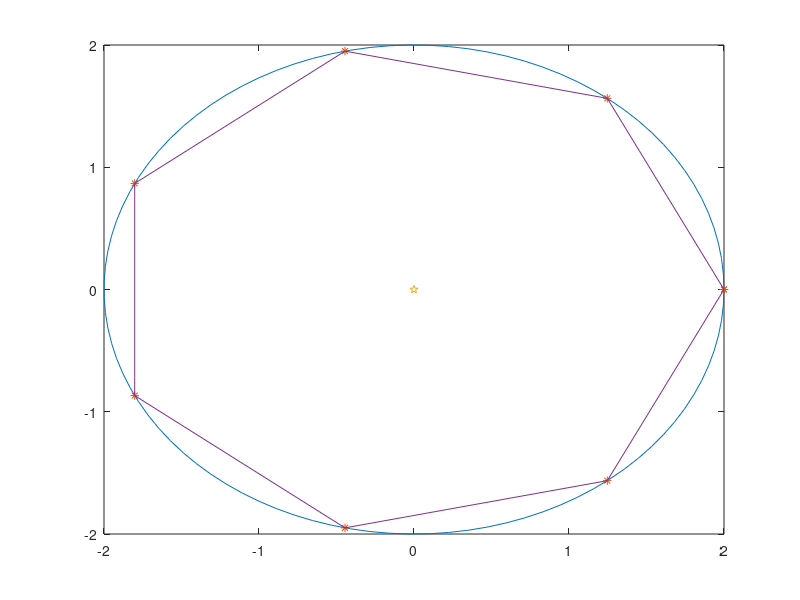

Here is the MATLAB script that generated this plot: (Note: this script raises an error after producing the figure.)
% this script has the aim to make a consensus average on the position of
% the UGV; the assumption is that the formation has been achieved and all
% the drones are correctly oriented, pointing towards the UGV
clear 
close all

%% initialize UGV struct

ugv.xw = 0;  ugv.yw = 0; ugv.hw = 0;    % robot position and orientation wrt world frame (UGV frame)


n=7;             % number of vertex of the regular polygon formation 
r=2;             % ray associated to the formatioon
x = ugv.xw;      % coordinate for the centre of the formation
y = ugv.yw;

% plotting the initial condition associated to the formation

%% plotting stuff...
convex_hull = zeros(n,2).';
point = zeros(2,1);

% using this formulation, i am assuming that there is an agent in
% coordinate (rho,0); all the other agents are disposed starting from this
% coordinate

for i = 0:n
       point(1) = x + r * cos(2 * pi * i / n);    
       point(2) = y + r * sin(2 * pi * i / n); 
       point = point.';
       convex_hull(1, i+1) = point(1);
       convex_hull(2, i+1) = point(2);  
end

% circumbscribed circle
ray = r;
xc = x;
yc = y;
theta = linspace(0,2*pi);
x = ray*cos(theta) + xc;
y = ray*sin(theta) + yc;

% convexhull definition given the vertix of the geometric pattern of the
% UAV formation
convex_hull = convex_hull.';
[k,av] = convhull(convex_hull);
plot(x,y)
hold on
plot(convex_hull(:,1),convex_hull(:,2),'*')
hold on
plot(ugv.xw, ugv.yw, 'p')
plot(convex_hull(k,1),convex_hull(k,2))


%% no, starting from the ideally described situation, the following code retrieve the 
% 2D position into the image plane of the point on the surface of the UGV, 
% that are successively used to compute the relative pose of the UAVs wrt
% UGV
 
close all 

% UGV point representation
yn = zeros(n,1);
x_result = zeros(n,1);
y_result = zeros(n,1);

% Point1 representation
point_1x = zeros(n,1);
point_1y = zeros(n,1);
point_1_bool = zeros(n,1);

% Point2 representation
point_2x = zeros(n,1);
point_2y = zeros(n,1);
point_2_bool = zeros(n,1);

% Point3 representation
point_3x = zeros(n,1);
point_3y = zeros(n,1);
point_3_bool = zeros(n,1);

% Point4 representation
point_4x = zeros(n,1);
point_4y = zeros(n,1);
point_4_bool = zeros(n,1);

%UGV_pos = [0; 0; 0]; % the ugv is the "world frame" for the AGV
% as initial condition we are considering that the UGV starts to move in
% the origin of the world reference frame

P1 = [0.2; 0.15; 0.2]; %[m] 
P2 = [0.2; -0.15; 0.2]; %[m]
P3 = [-0.2; -0.15; 0.2]; %[m]
P4 = [-0.2; 0.15; 0.2]; %[m]
height = 1.5;

for i = 1:n
    yaw_angle = pi+2*pi*(i-1)/n;
    [yn(i),x_result(i),y_result(i)] = computeCameraImage([convex_hull(i,1) convex_hull(i,2) height],[0 0 yaw_angle],[ugv.xw ugv.yw 0]);
    [point_1_bool(i),point_1x(i),point_1y(i)] = computeCameraImage([convex_hull(i,1) convex_hull(i,2) height],[0 0 yaw_angle],P1.');
    [point_2_bool(i),point_2x(i),point_2y(i)] = computeCameraImage([convex_hull(i,1) convex_hull(i,2) height],[0 0 yaw_angle],P2.');
    [point_3_bool(i),point_3x(i),point_3y(i)] = computeCameraImage([convex_hull(i,1) convex_hull(i,2) height],[0 0 yaw_angle],P3.');
    [point_4_bool(i),point_4x(i),point_4y(i)] = computeCameraImage([convex_hull(i,1) convex_hull(i,2) height],[0 0 yaw_angle],P4.');
end
 
%example: which UAV do you want to plot? (choose between 1 and n)
k = 7;
plotting_image_point(yn(k), point_1_bool(k), point_2_bool(k), point_3_bool(k), point_4_bool(k),x_result(k),y_result(k),point_1x(k),point_1y(k), point_2x(k),point_2y(k),point_3x(k),point_3y(k), point_4x(k),point_4y(k))

%% In this section, the pose of each drone is recovered
close all

droneLocation = cell(n,1);
droneOrientation = cell(n,1);
estimated_x = zeros(n,1);
estimated_y = zeros(n,1);
for i=1:n
    [droneLocation{i,1},droneOrientation{i,1}] = PoseReconstruction([point_1x(i) point_1y(i); point_2x(i) point_2y(i); point_3x(i) point_3y(i); point_4x(i) point_4y(i)]);
    estimated_x(i) = droneLocation{i,1}(1);
    estimated_y(i) = droneLocation{i,1}(2);
end

% plotting stuff
convex_hull_estimated = zeros(n,2).';
for i = 1:n
       convex_hull_estimated(1, i+1) = estimated_x(i);
       convex_hull_estimated(2, i+1) = estimated_y(i);  
end

convex_hull_estimated = convex_hull_estimated.';
[k,av] = convhull(convex_hull_estimated);

plot(convex_hull(:,1),convex_hull(:,2),'*')
hold on
plot(ugv.xw, ugv.yw, 'p')
plot(convex_hull(k,1),convex_hull(k,2))
hold on
plot(convex_hull_estimated(:,1),convex_hull_estimated(:,2),'*')
hold on
plot(convex_hull_estimated(k,1),convex_hull_estimated(k,2))

%% now, we move the UGV of 0.5 on x direction; y,z are still equivalent to zero 

close all
ugv.xw = 0.5;  ugv.yw = 0; ugv.zw = 0;

% since we are doing the same thing as before, after the motion of the UGV,
% we reuse the same variable; we change only the final result variable, 
% so as to distinguish the resulta to that obtained before

% since computerCameraImage want the position of the UGV wrt world 
% reference frame, we must consider the induced motion also for the points 
% used for the homography 

P1 = [0.2+ugv.xw; 0.15+ugv.yw; 0.2+ugv.zw]; %[m]
P2 = [0.2+ugv.xw; -0.15+ugv.yw; 0.2+ugv.zw]; %[m]
P3 = [-0.2+ugv.xw; -0.15+ugv.yw; 0.2+ugv.zw]; %[m]
P4 = [-0.2+ugv.xw; 0.15+ugv.yw; 0.2+ugv.zw]; %[m]
height = 1.5;

for i = 1:n
    yaw_angle = pi+2*pi*(i-1)/n;
    [yn(i),x_result(i),y_result(i)] = computeCameraImage([convex_hull(i,1) convex_hull(i,2) height],[0 0 yaw_angle],[ugv.xw ugv.yw 0]);
    [point_1_bool(i),point_1x(i),point_1y(i)] = computeCameraImage([convex_hull(i,1) convex_hull(i,2) height],[0 0 yaw_angle],P1.');
    [point_2_bool(i),point_2x(i),point_2y(i)] = computeCameraImage([convex_hull(i,1) convex_hull(i,2) height],[0 0 yaw_angle],P2.');
    [point_3_bool(i),point_3x(i),point_3y(i)] = computeCameraImage([convex_hull(i,1) convex_hull(i,2) height],[0 0 yaw_angle],P3.');
    [point_4_bool(i),point_4x(i),point_4y(i)] = computeCameraImage([convex_hull(i,1) convex_hull(i,2) height],[0 0 yaw_angle],P4.');
end

droneLocation2 = cell(n,1);
droneOrientation2 = cell(n,1);
estimated_x2 = zeros(n,1);
estimated_y2 = zeros(n,1);
for i=1:n
    [droneLocation2{i,1},droneOrientation2{i,1}] = PoseReconstruction([point_1x(i) point_1y(i); point_2x(i) point_2y(i); point_3x(i) point_3y(i); point_4x(i) point_4y(i)]);
    estimated_x2(i) = droneLocation2{i,1}(1);
    estimated_y2(i) = droneLocation2{i,1}(2);
end

x_variation = zeros(n,1);
y_variation = zeros(n,1);
for i=1:n
    x_variation(i) = estimated_x2(i) - estimated_x(i);
    y_variation(i) = estimated_y2(i) - estimated_y(i);
end

% x_variation, y_variation represent the variable that include 
% the motion difference that each UGV see in two different temporal instant

% x_variation
% y_variation

%% now, we define the graph in which construct the average consensus

% we recall here the graph of our network; in our case the sensor network
% consist in n different agent, where each agent is linked with its 
% two adiacent agent that are described in the formation

% initilize the nodes; the adjacency matrix is 
% A = adjacency matrix
close all
A = zeros(n,n);
for i = 1: n
    for j = 1: n
        if i == 1
            A(i,i+1) = 1;
            A(i, n) = 1;
        elseif i == n
            A(i,1) = 1;
            A(i,n-1) = 1;
        else
            A(i,i-1) = 1;
            A(i,i+1) = 1;
        end
    end
end

G = graph(A);
h = plot(G);
layout(h,'subspace')


% now we define the elements inside the "Metropolis matrix"
% for our graph, we always have that max(di, dj) = n, since all UAVs are
% linked with the UGV
%% now, we construct the consensus matrix with the metropolis definition

% here we are using off_diag_element = 1/(1+max(di,dj)), however
% since all the degree in the network are equal to two, then we set
% directly 2 instead of max(di, dj)

off_diag_element = 1/(1+2);

% W represent the weight of the metropolis matrix (average consensus matrix)
W = A;  % we start from the adjacency matrix for simplicity
W(W==1) = off_diag_element;
diag_element = zeros(n,1);

for i=1 : n
    diag_element(i) = 1-2/3; % from metropolis matrix inspection
end                          % for the same reason of (1/2) above;
                             % we always have (2/3) as sum on a row
for i=1:n
    W(i,i) = diag_element(i);
end

%% Consensus over x motion of the UGV

% we recall that our initial condition are defined in the variable
% x_variation and y_variation
n_iteration = 20; % number of iteration
consensus_average = cell(n_iteration,1);
temp_consensus = zeros(n,1);
last_consensus = x_variation; % setting the initial condition
% in this part, we are saving all the variables; totally inefficient
% this is the main reason to exploit iterative algorithm! 
% only for debugging purpose clearly
for i=1:n_iteration
    temp_consensus = W*last_consensus;
    consensus_average{i,1} = temp_consensus;
    last_consensus = temp_consensus;
end
summ = 0;
for i=1:n
    summ = summ + x_variation(i);
end
average = summ/n
consensus_average{n_iteration,1}

%% Consensus over y motion of the UGV

consensus_average = cell(n_iteration,1);
temp_consensus = zeros(n,1);
last_consensus = y_variation; % setting the initial condition

for i=1:n_iteration
    temp_consensus = W*last_consensus;
    consensus_average{i,1} = temp_consensus;
    last_consensus = temp_consensus;
end
summ = 0;
for i=1:n
    summ = summ + y_variation(i);
end
average = summ/n
consensus_average{n_iteration,1}






function plotting_image_point(bool_result, bool_point1, bool_point2, bool_point3, bool_point4, result_x, result_y, ...
    point1x, point1y, point2x, point2y, point3x, point3y,point4x, point4y)
    if bool_result && bool_point1 && bool_point2 && bool_point3 && bool_point4
        plot(result_y(1),result_x(1),'or','MarkerSize',3,'MarkerFaceColor','r')
        hold on 
        plot(point1y(1),point1x(1),'or','MarkerSize',3,'MarkerFaceColor','b')
        hold on 
        plot(point2y(1),point2x(1),'or','MarkerSize',3,'MarkerFaceColor','b')
        hold on 
        plot(point3y(1),point3x(1),'or','MarkerSize',3,'MarkerFaceColor','b')
        hold on 
        plot(point4y(1),point4x(1),'or','MarkerSize',3,'MarkerFaceColor','b')
        hold on 
        axis([-3.16*10^-3 3.16*10^-3  -2.37*10^-3  2.37*10^-3])
        title('image plane vision UAV')
    else
        disp("UGV is not seen by the image plane")
    end
end
